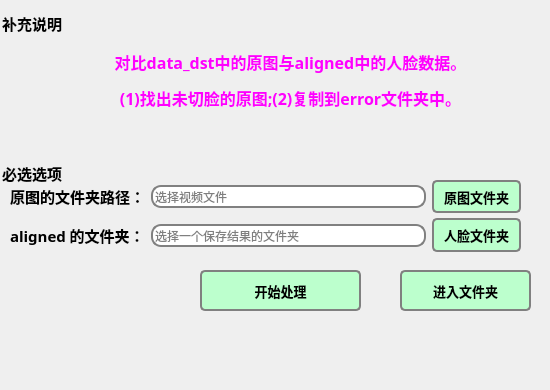
   <widget class="QWidget" name="tab">
    <attribute name="title">
     <string>检查功能</string>
    </attribute>
    <widget class="QGroupBox" name="groupBox_2">
     <property name="geometry">
      <rect>
       <x>0</x>
       <y>10</y>
       <width>541</width>
       <height>371</height>
      </rect>
     </property>
     <property name="font">
      <font>
       <family>幼圆</family>
       <pointsize>11</pointsize>
       <weight>75</weight>
       <bold>true</bold>
      </font>
     </property>
     <property name="styleSheet">
      <string notr="true">QGroupBox {
	background-color: transparent;
    border: none;
}</string>
     </property>
     <property name="title">
      <string>补充说明</string>
     </property>
     <widget class="QGroupBox" name="groupBox_15">
      <property name="geometry">
       <rect>
        <x>0</x>
        <y>150</y>
        <width>531</width>
        <height>101</height>
       </rect>
      </property>
      <property name="font">
       <font>
        <family>幼圆</family>
        <pointsize>11</pointsize>
        <weight>75</weight>
        <bold>true</bold>
       </font>
      </property>
      <property name="title">
       <string>必选选项</string>
      </property>
      <widget class="QWidget" name="layoutWidget_8">
       <property name="geometry">
        <rect>
         <x>10</x>
         <y>50</y>
         <width>511</width>
         <height>51</height>
        </rect>
       </property>
       <layout class="QHBoxLayout" name="horizontalLayout_9">
        <item>
         <widget class="QLabel" name="label_18">
          <property name="font">
           <font>
            <family>幼圆</family>
            <pointsize>11</pointsize>
           </font>
          </property>
          <property name="styleSheet">
           <string notr="true"/>
          </property>
          <property name="text">
           <string>&lt;html&gt;&lt;head/&gt;&lt;body&gt;&lt;p&gt;&lt;span style=&quot; font-weight:600;&quot;&gt;aligned 的文件夹：&lt;/span&gt;&lt;/p&gt;&lt;/body&gt;&lt;/html&gt;</string>
          </property>
         </widget>
        </item>
        <item>
         <widget class="QLineEdit" name="lineEdit_output_tab1">
          <property name="font">
           <font>
            <family>幼圆</family>
           </font>
          </property>
          <property name="styleSheet">
           <string notr="true">border: 2px solid gray;
border-radius: 10px;</string>
          </property>
          <property name="placeholderText">
           <string>选择一个保存结果的文件夹</string>
          </property>
         </widget>
        </item>
        <item>
         <widget class="QPushButton" name="btn_output_path_tab1">
          <property name="font">
           <font>
            <family>幼圆</family>
            <pointsize>10</pointsize>
            <weight>75</weight>
            <bold>true</bold>
           </font>
          </property>
          <property name="styleSheet">
           <string notr="true">QPushButton {
    background-color: rgb(188, 255, 205);
    border: 2px solid gray;
    border-radius: 5px;
    padding: 5px 10px;
	font-weight: bold;
}

QPushButton:hover {
    background-color: rgb(85, 170, 0);
}

QPushButton:pressed{
	border-left:2px solid black;
	border-top:2px solid black;
	border-right:none;
	border-bottom:none;;
}</string>
          </property>
          <property name="text">
           <string>人脸文件夹</string>
          </property>
         </widget>
        </item>
       </layout>
      </widget>
      <widget class="QWidget" name="layoutWidget_9">
       <property name="geometry">
        <rect>
         <x>10</x>
         <y>20</y>
         <width>511</width>
         <height>33</height>
        </rect>
       </property>
       <layout class="QHBoxLayout" name="horizontalLayout_10">
        <item>
         <widget class="QLabel" name="label_26">
          <property name="font">
           <font>
            <family>幼圆</family>
            <pointsize>11</pointsize>
           </font>
          </property>
          <property name="styleSheet">
           <string notr="true"/>
          </property>
          <property name="text">
           <string>&lt;html&gt;&lt;head/&gt;&lt;body&gt;&lt;p&gt;&lt;span style=&quot; font-weight:600;&quot;&gt;原图的文件夹路径：&lt;/span&gt;&lt;/p&gt;&lt;/body&gt;&lt;/html&gt;</string>
          </property>
         </widget>
        </item>
        <item>
         <widget class="QLineEdit" name="lineEdit_input_tab1">
          <property name="font">
           <font>
            <family>幼圆</family>
           </font>
          </property>
          <property name="styleSheet">
           <string notr="true">border: 2px solid gray;
border-radius: 10px;</string>
          </property>
          <property name="text">
           <string/>
          </property>
          <property name="placeholderText">
           <string>选择视频文件</string>
          </property>
         </widget>
        </item>
        <item>
         <widget class="QPushButton" name="btn_input_path_tab1">
          <property name="font">
           <font>
            <family>幼圆</family>
            <pointsize>10</pointsize>
            <weight>75</weight>
            <bold>true</bold>
           </font>
          </property>
          <property name="styleSheet">
           <string notr="true">QPushButton {
    background-color: rgb(188, 255, 205);
    border: 2px solid gray;
    border-radius: 5px;
    padding: 5px 10px;
	font-weight: bold;
}

QPushButton:hover {
    background-color: rgb(85, 170, 0);
}


QPushButton:pressed{
	border-left:2px solid black;
	border-top:2px solid black;
	border-right:none;
	border-bottom:none;;
}</string>
          </property>
          <property name="text">
           <string>原图文件夹</string>
          </property>
         </widget>
        </item>
       </layout>
      </widget>
     </widget>
     <widget class="QPushButton" name="btn_start_1">
      <property name="geometry">
       <rect>
        <x>200</x>
        <y>260</y>
        <width>161</width>
        <height>41</height>
       </rect>
      </property>
      <property name="font">
       <font>
        <family>幼圆</family>
        <pointsize>10</pointsize>
        <weight>75</weight>
        <bold>true</bold>
       </font>
      </property>
      <property name="styleSheet">
       <string notr="true">QPushButton {
    background-color: rgb(188, 255, 205);
    border: 2px solid gray;
    border-radius: 5px;
    padding: 5px 10px;
	font-weight: bold;
}
QPushButton:hover {
    background-color: rgb(85, 170, 0);
}

QPushButton:pressed{
	border-left:2px solid black;
	border-top:2px solid black;
	border-right:none;
	border-bottom:none;;
}</string>
      </property>
      <property name="text">
       <string>开始处理</string>
      </property>
     </widget>
     <widget class="QPushButton" name="open_btn_output_path_tab1">
      <property name="geometry">
       <rect>
        <x>400</x>
        <y>260</y>
        <width>131</width>
        <height>41</height>
       </rect>
      </property>
      <property name="font">
       <font>
        <family>幼圆</family>
        <pointsize>10</pointsize>
        <weight>75</weight>
        <bold>true</bold>
       </font>
      </property>
      <property name="styleSheet">
       <string notr="true">QPushButton {
    background-color: rgb(188, 255, 205);
    border: 2px solid gray;
    border-radius: 5px;
    padding: 5px 10px;
	font-weight: bold;
}

QPushButton:hover {
    background-color: rgb(85, 170, 0);
}

QPushButton:pressed{
	border-left:2px solid black;
	border-top:2px solid black;
	border-right:none;
	border-bottom:none;;
}</string>
      </property>
      <property name="text">
       <string>进入文件夹</string>
      </property>
     </widget>
     <widget class="QLabel" name="label_readme2">
      <property name="geometry">
       <rect>
        <x>10</x>
        <y>40</y>
        <width>561</width>
        <height>61</height>
       </rect>
      </property>
      <property name="font">
       <font>
        <family>幼圆</family>
        <pointsize>12</pointsize>
        <weight>50</weight>
        <italic>false</italic>
        <bold>false</bold>
       </font>
      </property>
      <property name="styleSheet">
       <string notr="true">
color: rgb(255, 0, 255);</string>
      </property>
      <property name="text">
       <string>&lt;html&gt;&lt;head/&gt;&lt;body&gt;&lt;p align=&quot;center&quot;&gt;&lt;span style=&quot; font-weight:600;&quot;&gt;对比data_dst中的原图与aligned中的人脸数据。&lt;/span&gt;&lt;/p&gt;&lt;p align=&quot;center&quot;&gt;&lt;span style=&quot; font-weight:600;&quot;&gt;(1)找出未切脸的原图;(2)复制到error文件夹中。&lt;/span&gt;&lt;/p&gt;&lt;/body&gt;&lt;/html&gt;</string>
      </property>
      <property name="alignment">
       <set>Qt::AlignCenter</set>
      </property>
     </widget>
    </widget>
   </widget>
